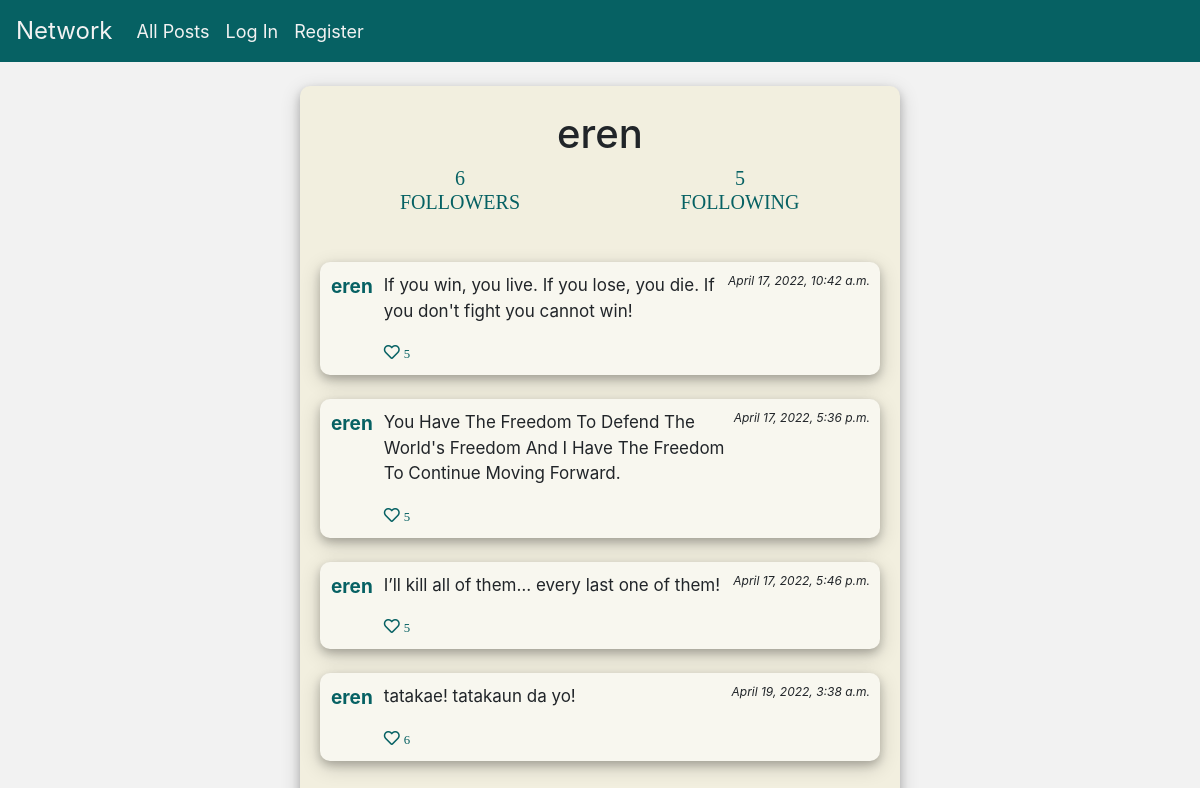
The app's page /eren with its own data.
### project4/network/models.py (models this page shows, shortened)
class User(AbstractUser):
    pass

class Post(models.Model):
    user = models.ForeignKey(User, on_delete=models.CASCADE, related_name="owner")
    content = models.CharField(max_length=200, default=None)
    time = models.DateTimeField(auto_now_add=True)
    like = models.IntegerField(default=0)

### project4/network/views.py (the view)
# urls.py: path("<str:username>", views.profile_page, name="profile"),
def profile_page(request, username):
    follows=0
    profile = User.objects.get(username=username)
    if request.user.is_authenticated:
        user = request.session['_auth_user_id']
        follows = Follower.objects.filter(
        follower=user, following=profile).count()
        likes =Likes.objects.filter(post=OuterRef('id'), user_id=user)
        posts = Post.objects.filter(user=profile).order_by("-time").annotate(curr_like=Count(likes.values('id')))
    else:
        posts = Post.objects.filter(
            user=profile).order_by('time').all()
        user = request.user
    following = Follower.objects.filter(
        follower=profile).count()
    followers = Follower.objects.filter(
        following=profile).count()
    paginator = Paginator(posts, 10)
    page_num = request.GET.get('page')
    pager = paginator.get_page(page_num)
    return render(request, "network/profile.html",{
        "profile": profile,
        "user_prof": user,
        "follows": follows,
        "posts": pager,
        "following": following,
        "followers": followers
    })

### project4/network/templates/network/profile.html (shortened to what this page needs)
{% extends "network/layout.html" %}
{% block body %}
<br>
<center><h1>{{ profile.username }}</h1></center>
<div id = "follower-block">
    <center><h5>{{ followers }}<br>FOLLOWERS</h5></center>
    </div>
    <div id = "following-block">
    <center><h5>{{ following }}<br>FOLLOWING</h5.</center>
    </div>
    <br><br><br><br>
<div id = "post-block">
{% for post in posts %}
<div class="post-block">
<table>
    <tr>
        <td id = "user-cell">
            <strong><a class="user-name" href="{% url 'profile' post.user %}">{{ post.user }}</a></strong>
        </td>
        <td id = "like-btn">
            <p id="post-content-{{post.id}}" class="post">{{ post.content }}</p>
            {% if post.curr_like > 0 %}
            <div data-id="{{post.id}}" class= "fas fa-heart">&nbsp<small>{{ post.like }}</small></div>
            {% else %}
            <div data-id="{{post.id}}" class= "far fa-heart">&nbsp<small>{{ post.like }}</small></div>
            {% endif %}
        </td>
        <p id="timestamp">
            <i>{{ post.time }}</i>
        </p>
    </tr>
</table>
</div><br>
{% endfor %}
<br>
<br>
<br>
{% endblock %}

### project4/network/static/network/styles.css (style rules this page uses)
body { background-color: whitesmoke; }
#user-cell { vertical-align: top; padding-right: 10px; }
#like-btn { vertical-align: bottom; }
#timestamp { float: right; font-size: 12px; }
#follower-block { float: left; width: 50%; }
#following-block { float: right; width: 50%; }
.fa-heart { color: #066163; cursor: pointer; }
.post-block { padding: 10px; box-shadow: 0 4px 8px 0 rgba(0, 0, 0, 0.2), 0 6px 20px 0 rgba(0, 0, 0, 0.19); border-radius: 10px; background-color: #f8f7ef; }
.user-name, .user-name:hover { color: #066163; font-size: 19px; }
h5 { color: #066163; font-family: cursive; }
.post { font-size: 17px; }

### records on screen
User: username "eren"
Post: user "eren", content "If you win, you live. If you lose, you die. If you don't fight you cannot win!", like "5", time "April 17, 2022, 10:42 a.m."
Post: user "eren", content "You Have The Freedom To Defend The World's Freedom And I Have The Freedom To Continue Moving Forward.", like "5", time "April 17, 2022, 5:36 p.m."
Post: user "eren", content "I’ll kill all of them… every last one of them!", like "5", time "April 17, 2022, 5:46 p.m."
Post: user "eren", content "tatakae! tatakaun da yo!", like "6", time "April 19, 2022, 3:38 a.m."

### other values on screen
{{ followers }} "6"
{{ following }} "5"
